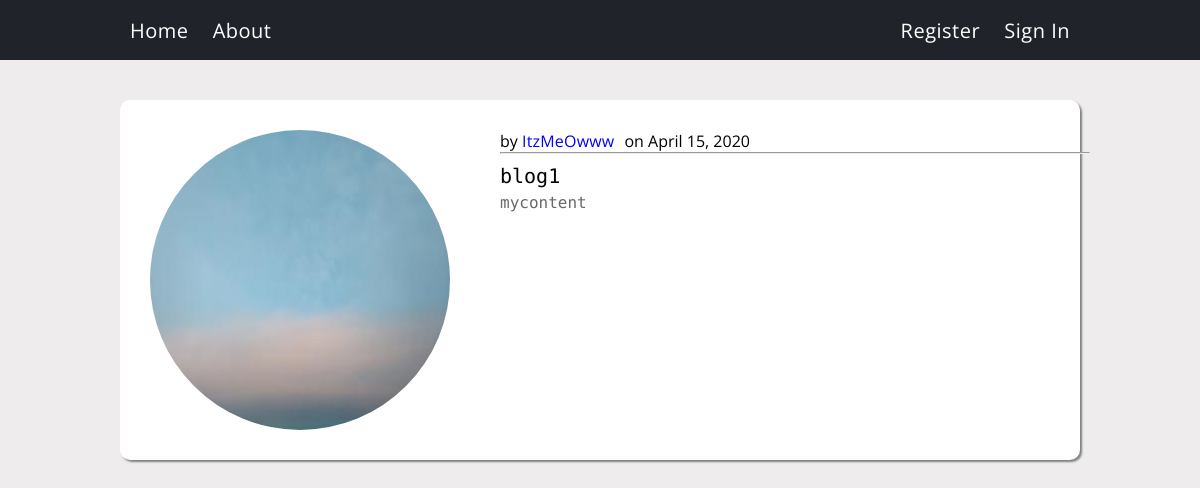
The app's page /post/1/ with its own data.
### blog/models.py (models this page shows, shortened)
class Post(models.Model):
    title = models.CharField(max_length=100)
    content = models.TextField()
    date_posted = models.DateTimeField(default=timezone.now)
    author = models.ForeignKey(User,on_delete=models.CASCADE)

### users/models.py (models this page shows, shortened)
class Profile(models.Model):
    user = models.OneToOneField(User,on_delete=models.CASCADE)
    image = models.ImageField(default='default.jpg',upload_to='profile_pics')

### blog/views.py (the view)
# urls.py: path('post/<int:pk>/', PostDetailView.as_view(),name='post-detail'),
class PostDetailView(DetailView):
    model = Post

### blog/templates/blog/post_detail.html (shortened to what this page needs)
{% extends "blog/base.html" %}
{% block content %}
    <div class="move"></div>
    <div class="postDetail">
        <img class = "postDetailImg"src="{{object.author.profile.image.url}}">
        <div class = "postDetailInfo">
            <div class = "infoTop">
                by&nbsp<a class = "userLink"href="{% url 'user-posts' object.author.username %}">{{object.author}}</a>on {{object.date_posted|date:"F d, Y"}}
            </div>
            <hr>
            <div class="infoBot">
            <a class="postTitle"href="{% url 'post-detail' object.pk %}">{{ object.title }}<a>
            <p class="postContent">{{object.content}}</p>
            </div>
        </div>
    </div>
{% endblock content%}

### blog/static/blog/css/blog.css (style rules this page uses)
body { background-color: rgb(238, 236, 236); }
.postTitle { font-family: 'Roboto Mono', monospace; text-decoration: none; color: black; font-size: 20px; transition: all 0.5s; }
.postContent { margin-top: 5px; font-family: 'Roboto Mono', monospace; text-decoration: none; color: dimgrey; font-size: 16px; }
.infoTop { display: flex; flex-direction: row; width: 590px; }
.infoBot { margin-top: 10px; width: 590px; }
.infoTop>.userLink { margin-right: 10px; text-decoration: none; color: blue; letter-spacing: 0.2px; transition: all 1s; }
.move { height: 100px; }
.postDetail { background-color: white; border-radius: 10px; padding: 30px; margin-left: 10vw; margin-right: 10vw; margin-bottom: 10px; display: flex; flex-direction: row; box-shadow: 2px 2px 2px grey; }
.postDetailImg { width: 300px; height: 300px; border-radius: 50%; }
.postDetailInfo { margin-left: 50px; }
* { font-family: 'Open Sans', sans-serif; margin: 0px; }

### records on screen
Post: author.profile.image (picture), author "ItzMeOwww", date_posted "April 15, 2020", title "blog1", content "mycontent"
